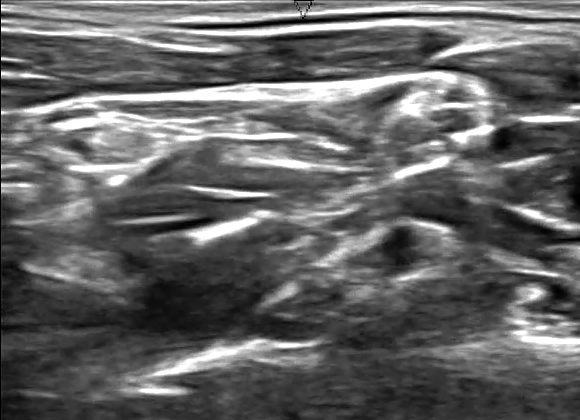
#> input picture raw/train/1_7.tif, 580 x 420 px
$ python data.py
#> lines starting #> are read from the running program, lines starting #| are printed output that depends on the picture; pictures that were not available may be replaced by others from this repository, and a replacement may not be noted
from __future__ import print_function

import os
import numpy as np
import cv2
from PIL import Image


def number_of_colors(file):
    img = Image.open(file)
    colors = img.getcolors(256)
    return len(colors)

data_path = 'raw/'

image_rows = 420
image_cols = 580


def create_train_data():
    train_data_path = os.path.join(data_path, 'train')
    images = os.listdir(train_data_path)

    not_empty = 2323  # count that for you, imgs that have masks
    imgs = np.ndarray((not_empty, 1, image_rows, image_cols), dtype=np.uint8)
    imgs_mask = np.ndarray((not_empty, 1, image_rows, image_cols), dtype=np.uint8)

    i = 0
    print('-'*30)
    print('Creating training images...')
    print('-'*30)
    for image_name in images:
        if 'mask' in image_name:
            continue
        image_mask_name = image_name.split('.')[0] + '_mask.tif'
        img = cv2.imread(os.path.join(train_data_path, image_name), cv2.IMREAD_GRAYSCALE)
#> img is the input picture: shape (420, 580); min 0, max 255, mean 99.4
        img_mask = cv2.imread(os.path.join(train_data_path, image_mask_name), cv2.IMREAD_GRAYSCALE)
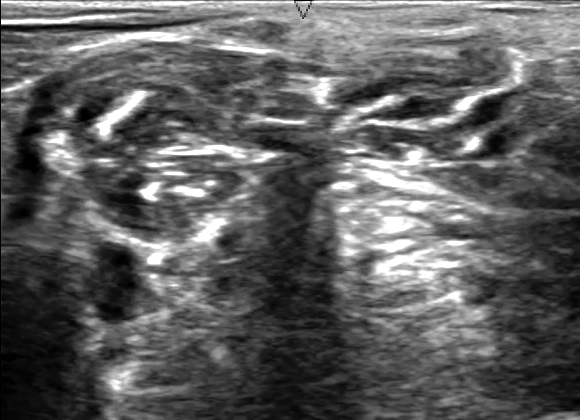
#> input picture raw/test/1.tif, 580 x 420 px, given in place of 1_7_mask.tif, which was not available
#> img_mask is the input picture: shape (420, 580); min 0, max 255, mean 94.6

        if number_of_colors(os.path.join(train_data_path, image_mask_name)) == 1:
#> in number_of_colors, `colors = img.getcolors(256)`: colors = 256 pairs, first value 82 to 5257, second value 0 to 255
            continue
        img = np.array([img])
        img_mask = np.array([img_mask])

        imgs[i] = img
        imgs_mask[i] = img_mask

        if i % 100 == 0:
            print('Done: {0}/{1} images'.format(i, not_empty))
        i += 1
#> pass 2 of the loop in create_train_data, `for image_name in images:`:
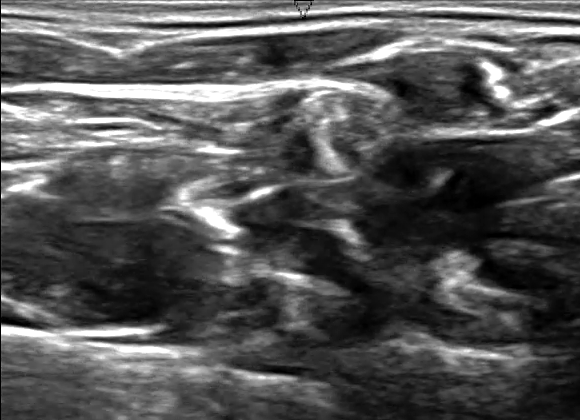
#> input picture raw/train/1_8.tif, 580 x 420 px
#> in create_train_data, img is the input picture: shape (420, 580); min 0, max 255, mean 85.8
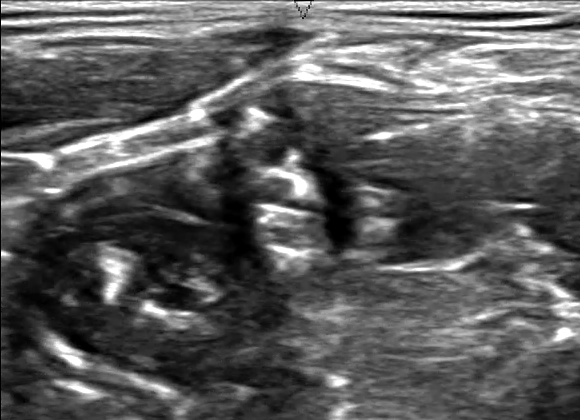
#> input picture raw/test/2.tif, 580 x 420 px, given in place of 1_8_mask.tif, which was not available
#> in create_train_data, img_mask is the input picture: shape (420, 580); min 0, max 255, mean 92.4
    print('Loading done.')

#> (the run stopped early here; a loop or call above may not have finished)
